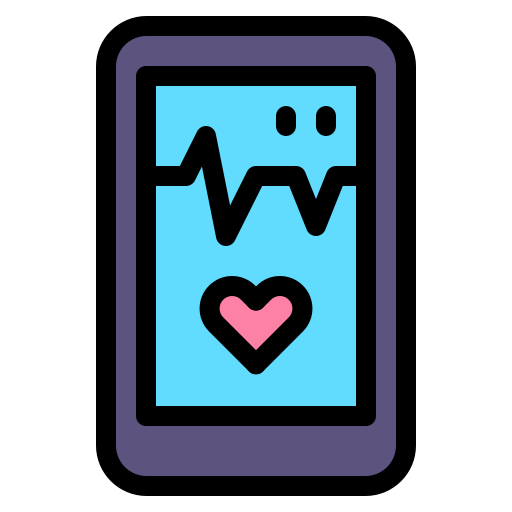
#> input picture 9544904.png, 512 x 512 px; its folder holds 6 pictures in this run
$ python -i 'Fitness Tracker.py'   (imports and definitions only)
#> lines starting #> are read from the running program, lines starting #| are printed output that depends on the picture
import tkinter as tk   # Importing the tkinter module for GUI and renaming it as tk
from tkinter import *   # Importing the tkinter module for GUI
from tkinter import messagebox,ttk,Frame,Label  # Importing the messagebox,ttk,Frame,Label from tkinter module
import customtkinter as ctk #Importing the customtkinter module for custom widgets that are not available in tkinter and renaiming it as ctk
from PIL import Image, ImageTk # Importing the Image and ImageTk from PIL module for image processing and image resizing
import csv # Importing the csv module for reading and writing csv files


#Creating files for different functions of the application and every file has a header row that will not be written again if the file already exists from line 10 to 64
# [55 lines not run here, left out]


def log_out():  #Function to log out of the application by destroying the main page and calling the sign_in_page function
    main_page.destroy()
    sign_in_page()

# [1508 lines left out: function home_page, not called in this run]

def sign_in_page():
    # [236 lines left out: functions sign_up, sign_in, not called in this run]
    #create a window for the user to sign in
    global root
    root=tk.Tk()
    root.title('Login')
    root.geometry('925x500+300+200')
    root.configure(bg='#f0f0f0')
    root.resizable(False,False)
    #1801-1909: create the labels, entry boxes and buttons for the user to sign in and add pictures to the sign in page
    frame=Frame(root,width=350,height=350,bg='#f0f0f0')
    frame.place(x=520,y=70)

    my_pic=Image.open('9544904.png')
#> my_pic is the input picture: PIL image 512x512 RGBA; mean R, G, B, A 32.4, 52.5, 65, 147.3
    resized=my_pic.resize((300,300))
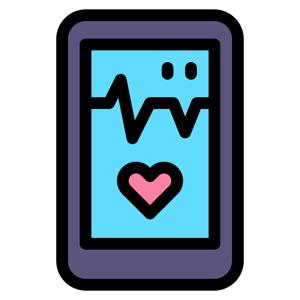
#> resized: PIL image 300x300 RGBA; mean R, G, B, A 32.5, 52.7, 65, 147.3; transparent parts drawn white
    new_pic=ImageTk.PhotoImage(resized)
    Label(root,image=new_pic,bg='#f0f0f0').place(x=100,y=50)

    pic_label=Label(root,text='FITNESS TRACKER',fg='#5c547e',bg='#f0f0f0',font=('Helvetica',25,'bold'))
    pic_label.place(x=100,y=370)

    heading=Label(frame,text='Sign in', fg='#5c547e',bg='#f0f0f0',font=('Helvetica',30,'bold' ))
    heading.place(x=73,y=15)

#> (the run stopped early here; a loop or call above may not have finished)
